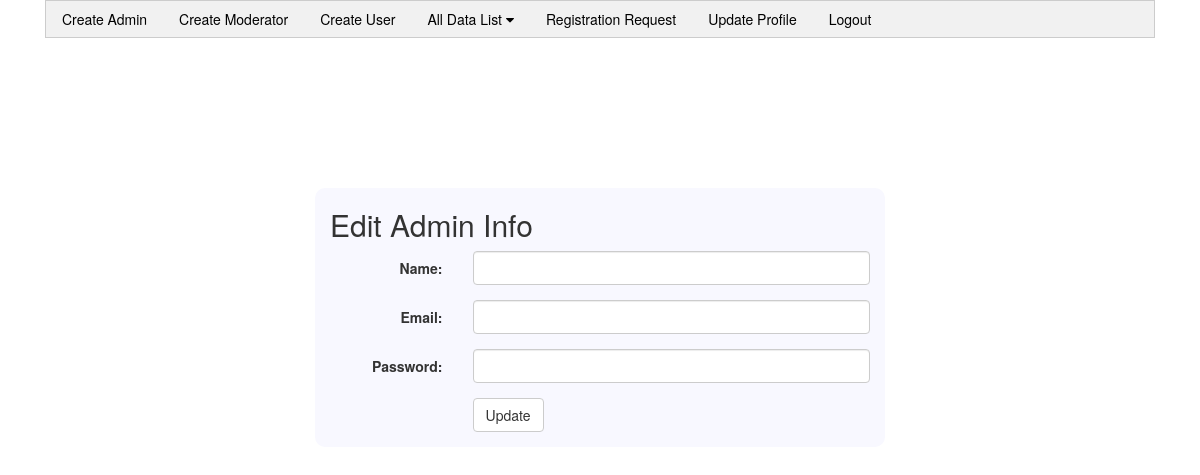
/views/SEIPXXXX/Admin/edit.php?id=20, run on an earlier commit of the app's database.
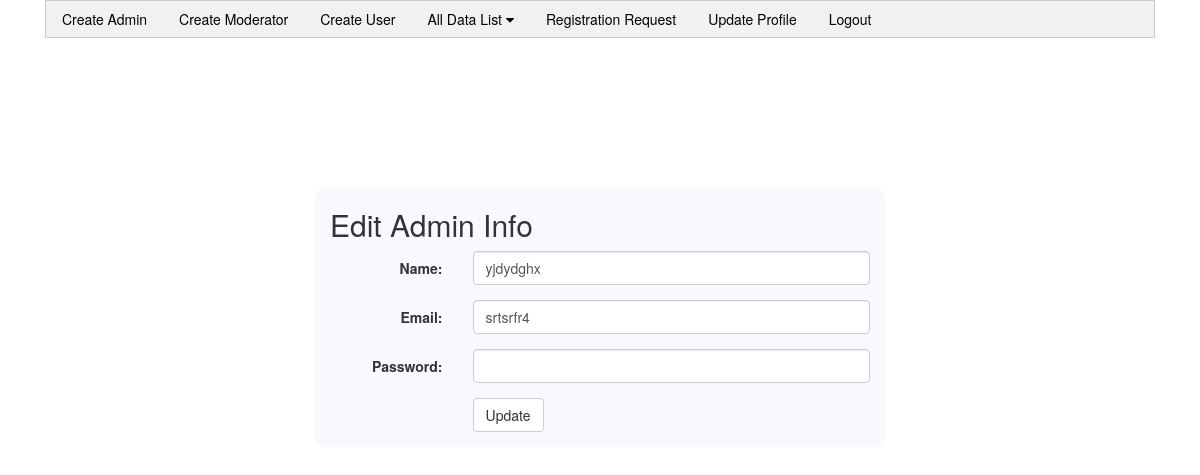
And on a later commit of the database.
### tables this page shows
CREATE TABLE `tbl_book_title` (
  `id` int(11) NOT NULL,
  `admin_name` varchar(100) NOT NULL,
  `admin_email` varchar(100) NOT NULL,
  `admin_password` varchar(100) NOT NULL,
  `book_image` varchar(100) NOT NULL,
  `is_trashed` varchar(20) NOT NULL DEFAULT 'No'
);

### src/BABYTIKA/SEIPXXXX/Admin/Admin.php (called while the page is built, shortened)
<?php
class Admin extends Database
{
    public $id;
    public function setData($postArray){
        if(array_key_exists("id",$postArray)){
            $this->id = $postArray['id'];
        }
    }
     public function view(){
            $query = "SELECT * FROM `tbl_book_title` WHERE `id`=".$this->id;
            $STH = $this->DBH->query($query);
            $STH->setFetchMode(PDO::FETCH_OBJ);
            $singleData = $STH->fetch();
            return $singleData;
        }
}

### src/BABYTIKA/SEIPXXXX/Model/Database.php (called while the page is built, shortened)
<?php
class Database{
    public $username="root";
    public $password="";
    public function __construct()
    {
        try {
            $this->DBH = new PDO("mysql:host=localhost;dbname=db_atomic_project", $this->username, $this->password);
        }
        catch(PDOException $e) {
            echo $e->getMessage();
        }
    }
}

### views/SEIPXXXX/Admin/edit.php (the view, shortened to what this page needs)
<?php
    $obj = new Admin();
    $obj->setData($_GET);
    $singleData = $obj->view();
?>
<!DOCTYPE html>
<html lang="en">
    <head>
        <link rel="stylesheet" href="../../../resource/assets/w3css/4/w3.css">
        <link rel="stylesheet" href="../../../resource/assets/bootstrap/css/bootstrap.min.css">
        <link rel="stylesheet" href="../../../resource/assets/font-awesome-4.7.0/css/font-awesome.min.css">
    </head>
    <body>
    <div class="container">
        <div class="col-md-12">
            <div class="w3-bar w3-border w3-light-grey">
                        <a href="create.php" class="w3-bar-item w3-button" style="text-decoration: none">Create Admin</a>
                        <a href="create_moderator.php" class="w3-bar-item w3-button" style="text-decoration: none">Create Moderator</a>
                        <a href="create_user.php" class="w3-bar-item w3-button" style="text-decoration: none">Create User</a>
                        <div class="w3-dropdown-hover">
                            <button class="w3-button" style="text-decoration: none">
                                All Data List <i class="fa fa-caret-down"></i>
                            </button>
                        </div>
                        <a href="#" class="w3-bar-item w3-button" style="text-decoration: none">Registration Request</a>
                        <a href="#" class="w3-bar-item w3-button" style="text-decoration: none">Update Profile</a>
                        <span style="text-align: right">
                            <a href= "../User/Authentication/logout.php" class="w3-bar-item w3-button" style="text-decoration: none"> Logout </a>
                        </span>
            </div>
        </div>
    </div>
    <div class="container" style="margin-top: 150px;">
        <div class="col-lg-3"></div>
        <div class="col-lg-6">
            <h2>Edit Admin Info</h2>
            <form class="form-horizontal" action="update.php" method="post">
                <div class="form-group">
                    <label class="control-label col-sm-3" for="adminName">Name:</label>
                    <div class="col-sm-9">
                        <input type="text" class="form-control" id="adminName" name="adminName" value="<?php echo $singleData->admin_name ?>">
                    </div>
                </div>
                <div class="form-group">
                    <label class="control-label col-sm-3" for="adminEmail">Email:</label>
                    <div class="col-sm-9">
                        <input type="text" class="form-control" id="adminEmail" name="adminEmail" value="<?php echo $singleData->admin_email ?>">
                    </div>
                </div>
                <div class="form-group">
                    <label class="control-label col-sm-3" for="adminPassword">Password:</label>
                    <div class="col-sm-9">
                        <input type="password" class="form-control" id="adminPassword" name="adminPassword" value="<?php echo $singleData->admin_password ?>">
                    </div>
                </div>
                <div class="form-group">
                    <div class="col-sm-offset-3 col-sm-9">
                        <button type="submit" class="btn btn-default">Update</button>
                    </div>
                </div>
            </form>
        </div>
        <div class="col-lg-3"></div>
    </div>
</body>
</html>

### resource/assets/w3css/4/w3.css (style rules this page uses)
html { box-sizing:border-box }
*,*:before,*:after { box-sizing:inherit }
html { -ms-text-size-adjust:100%;-webkit-text-size-adjust:100% }
body { margin:0 }
a { background-color:transparent;-webkit-text-decoration-skip:objects }
button,input,select,textarea { font:inherit;margin:0 }
button,input { overflow:visible }
button,select { text-transform:none }
button,html [type=button],[type=reset],[type=submit] { -webkit-appearance:button }
html,body { font-family:Verdana,sans-serif;font-size:15px;line-height:1.5 }
html { overflow-x:hidden }
h2 { font-size:30px }
h1,h2,h3,h4,h5,h6 { font-family:"Segoe UI",Arial,sans-serif;font-weight:400;margin:10px 0 }
a { color:inherit }
.w3-btn,.w3-button { border:none;display:inline-block;outline:0;padding:8px 16px;vertical-align:middle;overflow:hidden;text-decoration:none;color:inherit;background-color:inherit;text-align:center;cursor:pointer;white-space:nowrap }
.w3-btn,.w3-button { -webkit-touch-callout:none;-webkit-user-select:none;-khtml-user-select:none;-moz-user-select:none;-ms-user-select:none;user-select:none }
.w3-dropdown-click,.w3-dropdown-hover { position:relative;display:inline-block;cursor:pointer }
.w3-bar { width:100%;overflow:hidden }
.w3-bar .w3-bar-item { padding:8px 16px;float:left;width:auto;border:none;outline:none;display:block }
.w3-bar .w3-dropdown-hover,.w3-bar .w3-dropdown-click { position:static;float:left }
.w3-bar .w3-button { white-space:normal }
.w3-container:after,.w3-container:before,.w3-panel:after,.w3-panel:before,.w3-row:after,.w3-row:before,.w3-row-padding:after,.w3-row-padding:before, .w3-cell-row:before,.w3-cell-row:after,.w3-clear:after,.w3-clear:before,.w3-bar:before,.w3-bar:after { content:"";display:table;clear:both }
.w3-border { border:1px solid #ccc!important }
.w3-light-grey,.w3-hover-light-grey:hover,.w3-light-gray,.w3-hover-light-gray:hover { color:#000!important;background-color:#f1f1f1!important }

### views/SEIPXXXX/Admin/edit.php (style rules this page uses)
div.col-lg-6 { background-color: ghostwhite; border-radius: 10px; }

What changed in the data, as far as the page shows it:
now on this page (row edited): tbl_book_title: adminName "yjdydghx", adminEmail "srtsrfr4"
